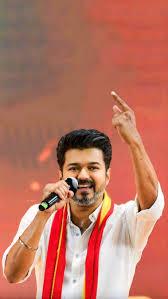
#> input picture Dat 5 assesment/image 3.jpg, 168 x 299 px
$ python Grayscale.py
#> lines starting #> are read from the running program, lines starting #| are printed output that depends on the picture; after the words box and inside, x2 and y2 are one past the last pixel; in counts of white or black regions, pixels touching at a corner belong together
import cv2
import matplotlib.pyplot as plt
img=cv2.imread("image 3.jpg")
#> img is the input picture: shape (299, 168, 3); mean B, G, R 98.5, 116.2, 186.7
grayscale= cv2.cvtColor(img,cv2.COLOR_BGR2GRAY)
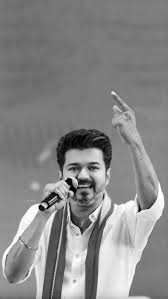
#> grayscale: shape (299, 168); min 0, max 255, mean 135.3
edges = cv2.Canny(grayscale,100,300)
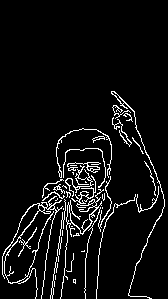
#> edges: shape (299, 168); 6.2% white in thin lines or dots, all inside (x1, y1, x2, y2) = (2, 91, 165, 299)
plt.imshow(cv2.cvtColor(grayscale,cv2.COLOR_BGR2RGB))
plt.show()

$ run again, with Dat 5 assesment/image 4.jpg copied over Dat 5 assesment/image 3.jpg
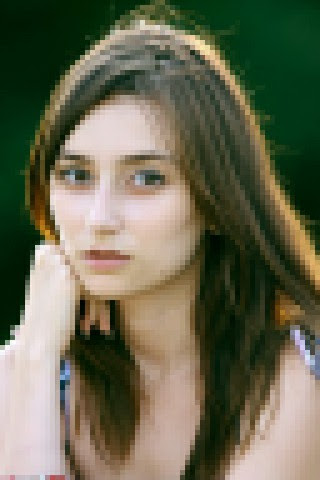
#> input picture Dat 5 assesment/image 4.jpg, 320 x 480 px
#> img is the input picture: shape (480, 320, 3); mean B, G, R 82.6, 105.1, 104.9
#> `grayscale= cv2.cvtColor(img,cv2.COLOR_BGR2GRAY)`:
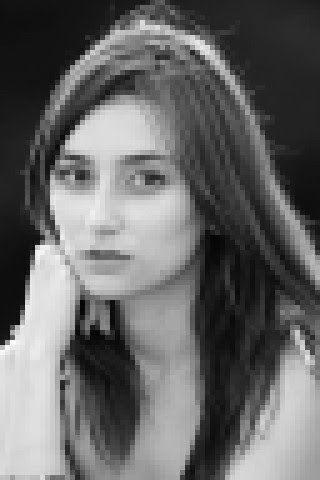
#> grayscale: shape (480, 320); min 1, max 255, mean 102.5
#> `edges = cv2.Canny(grayscale,100,300)`:
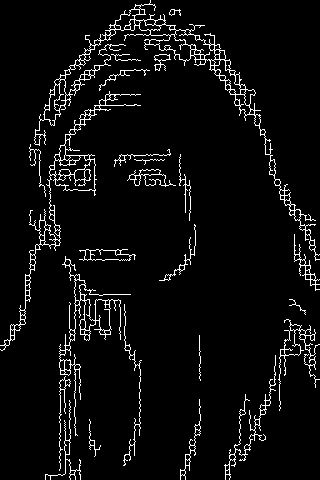
#> edges: shape (480, 320); 5.1% white in thin lines or dots
